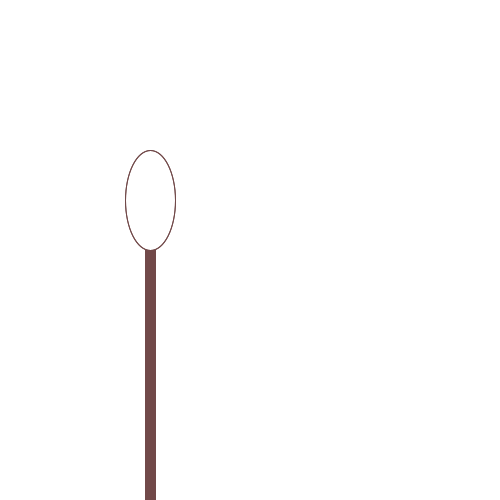
Frame 1 (no input)
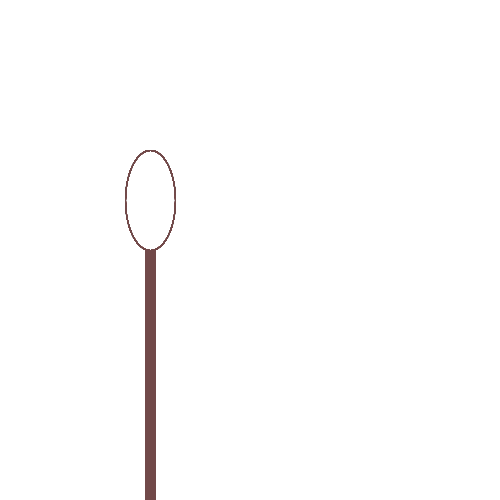
Frame 60 (the mouse pressed at the canvas centre just before this capture)
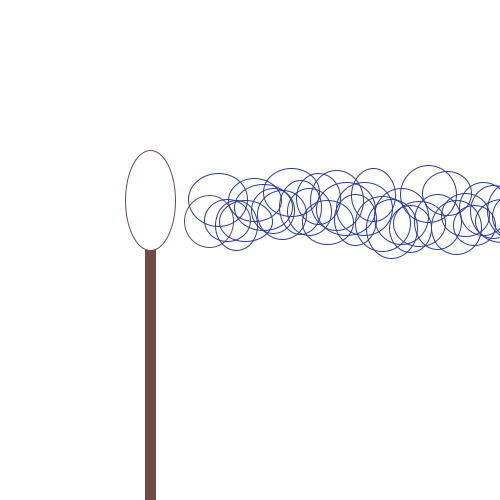
Frame 120 (the mouse held since frame 60 and released just before this capture)

The Processing sketch that drew these frames (run headless with seeded random() and noise(); from frame 60 on, the mouse is pressed at the canvas centre):

// Processing sketch: processing_174299
// ── processing_174299.pde

float counter = 2;
float i = random(5,30);

void setup()
{
size(500,500);
background(255);
pushMatrix();
fill(#714949);
rectMode(CENTER);
rect(150,400,10,300);
popMatrix();
pushMatrix();
noFill();
stroke(#714949);
ellipse(150,200,50,100);
popMatrix();
}

void draw()
{
 //Halterung
pushMatrix();
fill(#714949);
rectMode(CENTER);
rect(150,400,10,300);
popMatrix();
pushMatrix();
noFill();
stroke(#714949);
ellipse(150,200,50,100);
popMatrix();


if (mousePressed == true)
{



background(255);
 //Halterung
pushMatrix();
fill(#714949);
rectMode(CENTER);
rect(150,400,10,300);
popMatrix();
pushMatrix();
noFill();
stroke(#714949);
ellipse(150,200,50,100);
popMatrix();

translate(200,height/2);

for (int i=0; i<40; i+=1) {
  translate(counter/8,0);
ellipse(sin(counter/24),-40+random(-20,20),random(40,60),random(40,60));
counter +=0.03;
stroke(#283C9D);
}


}
else
{

}
}
